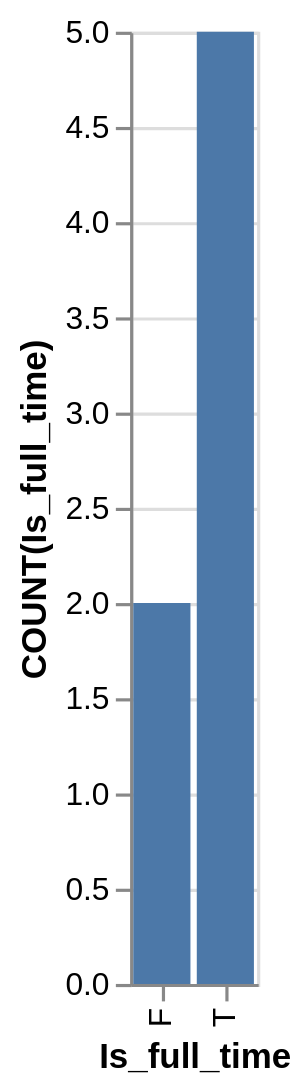

Here is the Vega-Lite specification saved for this chart:
### Vega-Lite specification from a JSON file in a GitHub repository (floating-point values rounded to 4 significant figures)
{"data": {"values": [{"x_data": "F", "y_data": 2}, {"x_data": "T", "y_data": 5}]}, "mark": "bar", "encoding": {"x": {"field": "x_data", "type": "nominal", "title": "Is_full_time", "sort": {"op": "sum", "field": "y_data", "order": "ascending"}}, "y": {"field": "y_data", "type": "quantitative", "title": "COUNT(Is_full_time)"}}}
